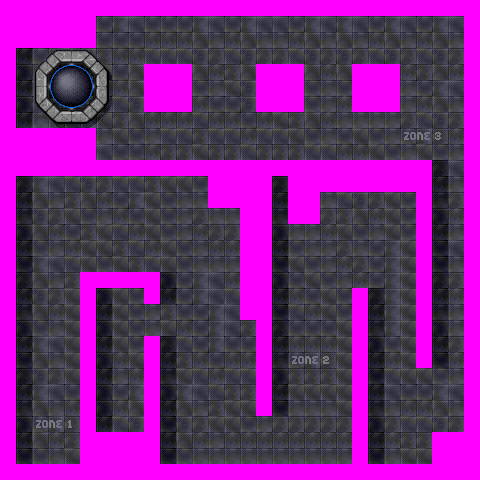

This game map was drawn from its Tiled (.tmx) file and the tilesets committed beside it. A one-line description and the trimmed map source follow:
An orthogonal 30x30 tile map with 16x16 px tiles, 2 tile layers (background, walls), 3 tilesets.

<map version="1.0" orientation="orthogonal" width="30" height="30" tilewidth="16" tileheight="16">
 <tileset firstgid="1" name="tileset09" tilewidth="16" tileheight="16">
  <image source="tilesets/tileset09.png" width="320" height="400" />
 </tileset>
 <tileset firstgid="501" name="tileset11-1" tilewidth="16" tileheight="16">
  <image source="tilesets/tileset11-1.png" width="320" height="400" />
 </tileset>
 <tileset firstgid="1001" name="tileset11-2" tilewidth="16" tileheight="16">
  <image source="tilesets/tileset11-2.png" width="320" height="400" />
 </tileset>
 <layer name="background" width="30" height="30">
  <data>[900 cells, 900 non-empty, 101 distinct tile ids]</data>
 </layer>
 <layer name="walls" width="30" height="30">
  <data>[900 cells, 287 non-empty, 14 distinct tile ids]</data>
 </layer>
 <objectgroup name="objects" width="30" height="30" />
</map>
